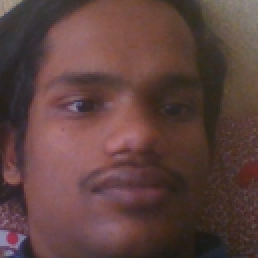
#> input picture dataset/bikash.0.0.png, 129 x 129 px (shown 2 times larger); its folder holds 4 pictures in this run
$ python face_training.py
#> lines starting #> are read from the running program, lines starting #| are printed output that depends on the picture
import cv2
import numpy as np
from PIL import Image
import os
# Path for face image database
path = 'dataset/'
array_path = 'array/'
recognizer = cv2.face.LBPHFaceRecognizer_create()
detector = cv2.CascadeClassifier("face.xml");

name_arr = np.load(array_path+'name.npy')
#> (reads array/name.npy from the repository)

# function to get the images and label data
def getImagesAndLabels(path):
#> called with path = 'dataset/'
    imagePaths = []
    for x in os.listdir(path):
        imagePaths.append(os.path.join(path, x))
#> pass 2 of the loop in getImagesAndLabels, `for x in os.listdir(path):`:
#> pass 3 of the loop in getImagesAndLabels, `for x in os.listdir(path):`:
#> the loop made 4 passes; the first 3 are shown
    faceSamples=[]
    ids = []
    for imagePath in imagePaths:
        img_numpy = cv2.imread(imagePath, 0)
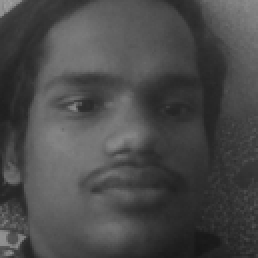
#> img_numpy: shape (129, 129) (shown 2 times larger); min 22, max 161, mean 73.8
        id_index = imagePath.index('.') + 1
        id = int(imagePath[id_index])
        faces = detector.detectMultiScale(img_numpy)
#> faces = [[10, 10, 108, 108]]
        for (x,y,w,h) in faces:
            faceSamples.append(img_numpy[y:y+h,x:x+w])
            ids.append(id)
#> this loop made 1 pass
#> after the loop, faceSamples = 1 item; ids = [0]
#> pass 2 of the loop in getImagesAndLabels, `for imagePath in imagePaths:`:
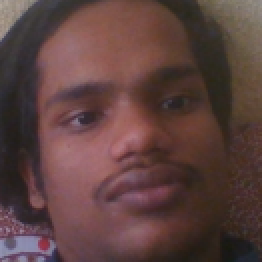
#> input picture dataset/bikash.0.1.png, 131 x 131 px (shown 2 times larger)
#> in getImagesAndLabels, `img_numpy = cv2.imread(imagePath, 0)`:
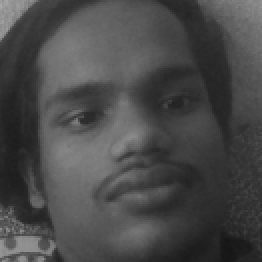
#> img_numpy: shape (131, 131) (shown 2 times larger); min 22, max 168, mean 73.6
#> faces = [[9, 10, 110, 110]]
#> the loop in getImagesAndLabels, `for (x,y,w,h) in faces:` made 1 pass
#> after the loop in getImagesAndLabels, `for (x,y,w,h) in faces:`: faceSamples = 2 items; ids = [0, 0]
#> pass 3 of the loop in getImagesAndLabels, `for imagePath in imagePaths:`:
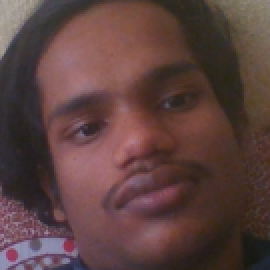
#> input picture dataset/bikash.0.2.png, 135 x 135 px (shown 2 times larger)
#> in getImagesAndLabels, `img_numpy = cv2.imread(imagePath, 0)`:
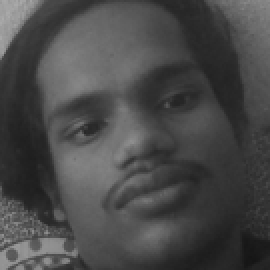
#> img_numpy: shape (135, 135) (shown 2 times larger); min 21, max 170, mean 73.3
#> faces = [[9, 11, 114, 114]]
#> the loop in getImagesAndLabels, `for (x,y,w,h) in faces:` made 1 pass
#> after the loop in getImagesAndLabels, `for (x,y,w,h) in faces:`: faceSamples = 3 items; ids = [0, 0, 0]
#> the loop made 4 passes; the first 3 are shown
    return faceSamples, ids

print ("\n [INFO] Training faces. It will take a few seconds. Wait ...")
faces, ids = getImagesAndLabels(path)
#print(np.array(ids))
recognizer.train(faces, np.array(ids))
# Save the model into trainer/trainer.yml
recognizer.write('trainer/trainer.yml')
# Print the numer of faces trained and end program
print("\n [INFO] {0} faces trained. Exiting Program".format(len(np.unique(ids))))
